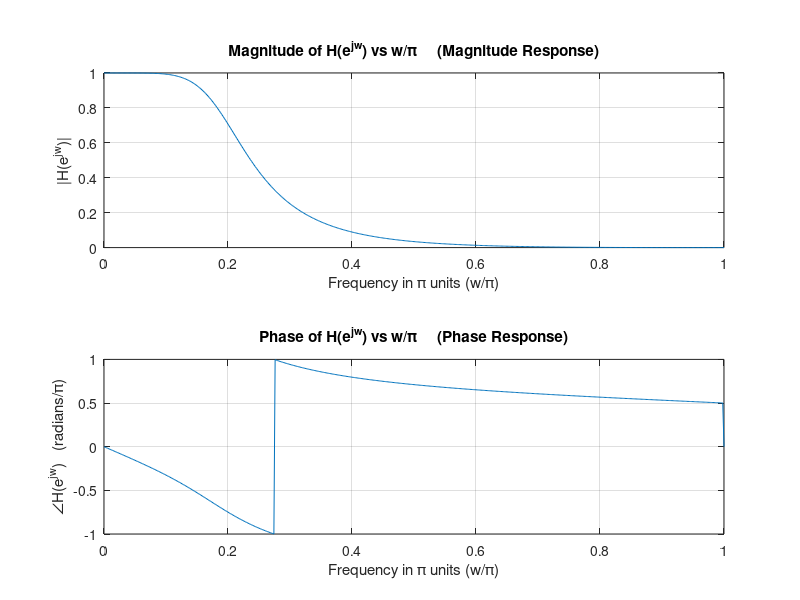

Reproduce this figure in MATLAB.
% [Chp 3 Section 3.3 Page 79]
%
%  EXAMPLE 3.16
%  
%  A 3rd-order lowpass filter is described by the difference equation,
%       y[n] = 0.0181 x[n] + 0.0543 x[n−1] + 0.0543 x[n−2] + 0.0181 x[n−3]
%              + 1.76 y[n−1] − 1.1829 y[n−2] + 0.2781 y[n−3]
%  Plot the magnitude and the phase response of this filter, 
%  and verify that it is a lowpass filter.
%

% >>>>> solution <<<<<

% implement the ccde to find H(e^jw)

% filter coefficients
b = [0.0181  0.0543 0.0543  0.0181];            % b = {b0, b1, b2, b3}
a = [1.0000 -1.7600 1.1829 -0.27810];           % a = {a0, a1, a2, a3}

% arrays m and l for sum in num. and den. respectively
m = 0:length(b)-1;
l = 0:length(a)-1;

K = 500; 
k = 0:1:K;
w = pi*k/K;                                     % = [0, pi] with K+1 points

% calculate H(e^jw) using ccde coefficients
Hw = (b * exp(-1i * m' * w)) ./ (a * exp(-1i * l' * w));

% equivalently:
% l2 = 1:length(a)-1;
% a2 = a(2:end);
% Hw = (b * exp(-1i * m' * w)) ./ (1 + a2 * exp(-1i * l2' * w));

% obtain mag., phase of H(w)
Hw_mag = abs(Hw);
Hw_ang = angle(Hw);

% plot the mag. and phase of H(w)
fig = figure;
subplot(2, 1, 1);
plot(w/pi, Hw_mag);
xlabel('Frequency in \pi units (w/\pi)'); 
ylabel('|H(e^{jw})|'); grid;
title('Magnitude of H(e^{jw}) vs w/\pi     (Magnitude Response)');
subplot(2, 1, 2);
plot(w/pi, Hw_ang/pi);
xlabel('Frequency in \pi units (w/\pi)'); 
ylabel('∠H(e^{jw})   (radians/\pi)'); grid;
title({'';'Phase of H(e^{jw}) vs w/\pi     (Phase Response)'});

% From the plots, we see that the filter is indeed a lowpass filter
% i.e. centered at zero-frequency.

